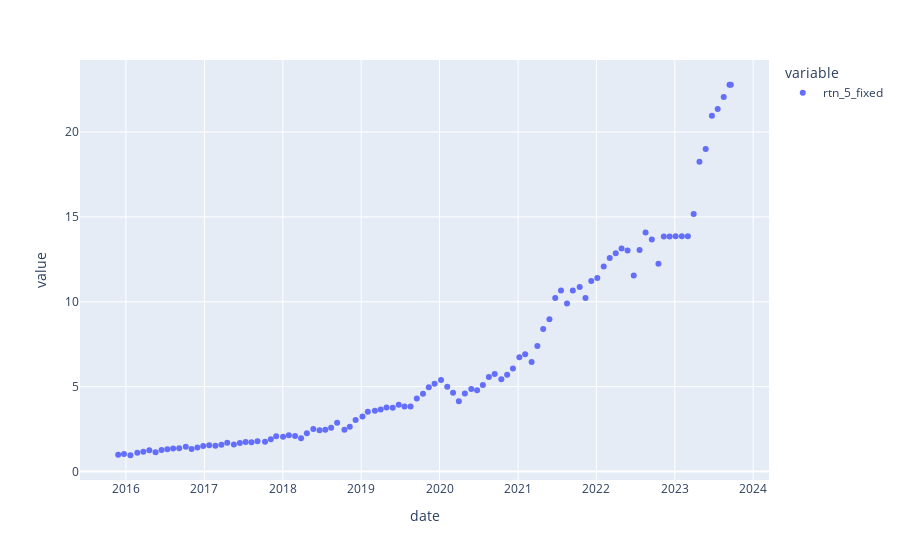

The notebook cell this image was saved under:
### Code cell
(
    df_result_opt['rtn_5_fixed']
    + 1
).cumprod().plot(kind='scatter')
